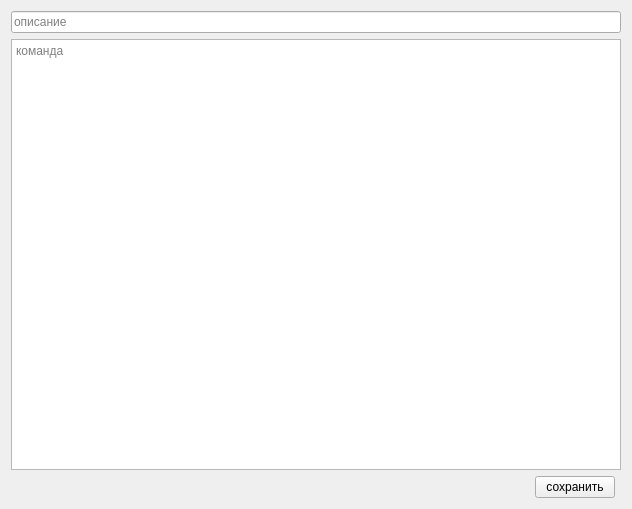
<?xml version="1.0" encoding="UTF-8"?>
<ui version="4.0">
 <class>DialogAdd</class>
 <widget class="QWidget" name="DialogAdd">
  <property name="geometry">
   <rect>
    <x>0</x>
    <y>0</y>
    <width>632</width>
    <height>509</height>
   </rect>
  </property>
  <property name="windowTitle">
   <string>Добавление команды</string>
  </property>
  <layout class="QGridLayout" name="gridLayout_2">
   <item row="0" column="0">
    <layout class="QGridLayout" name="gridLayout">
     <item row="1" column="0" colspan="4">
      <widget class="QPlainTextEdit" name="command">
       <property name="placeholderText">
        <string>команда</string>
       </property>
      </widget>
     </item>
     <item row="5" column="2">
      <widget class="QPushButton" name="addBtn">
       <property name="text">
        <string>сохранить</string>
       </property>
      </widget>
     </item>
     <item row="5" column="1">
      <spacer name="horizontalSpacer">
       <property name="orientation">
        <enum>Qt::Horizontal</enum>
       </property>
       <property name="sizeHint" stdset="0">
        <size>
         <width>40</width>
         <height>20</height>
        </size>
       </property>
      </spacer>
     </item>
     <item row="0" column="0" colspan="4">
      <widget class="QLineEdit" name="descr">
       <property name="placeholderText">
        <string>описание</string>
       </property>
      </widget>
     </item>
    </layout>
   </item>
  </layout>
 </widget>
 <resources/>
 <connections/>
</ui>
